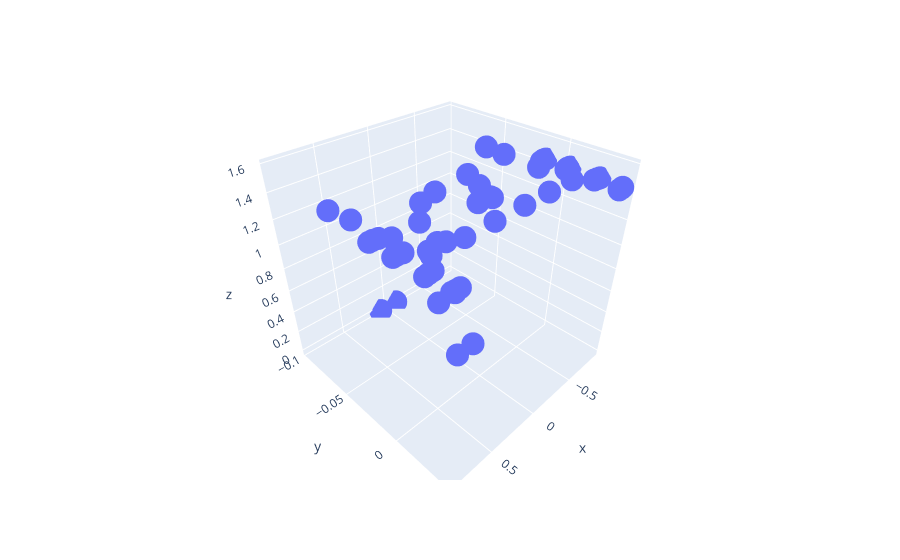

Write notebook code for a chart like this one.
### Code cell
import numpy as np
joints = np.load('./raw_data.npz')['joints']
print(joints.shape)  # (T, J, 3)
# Plot 3d joints
import plotly.express as px
fig = px.scatter_3d(x=joints[..., 0], y=joints[..., 1], z=joints[..., 2])
fig.show()
